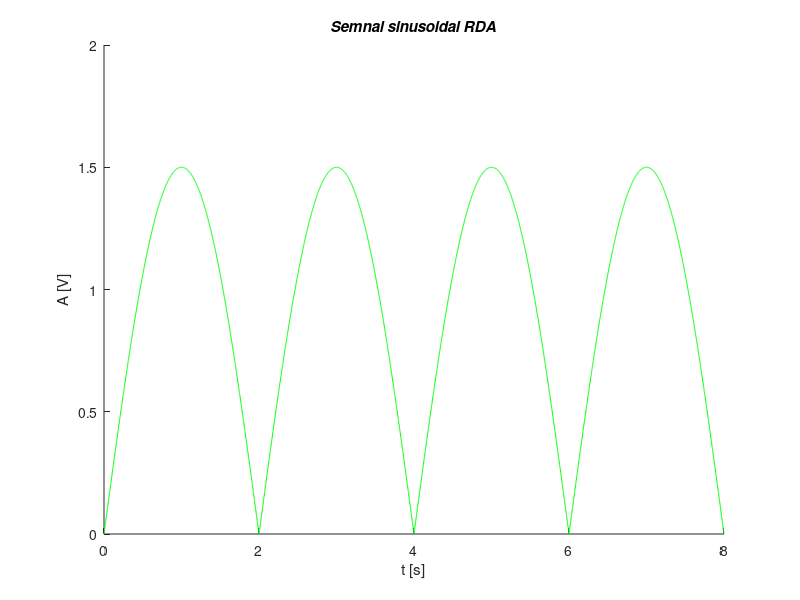
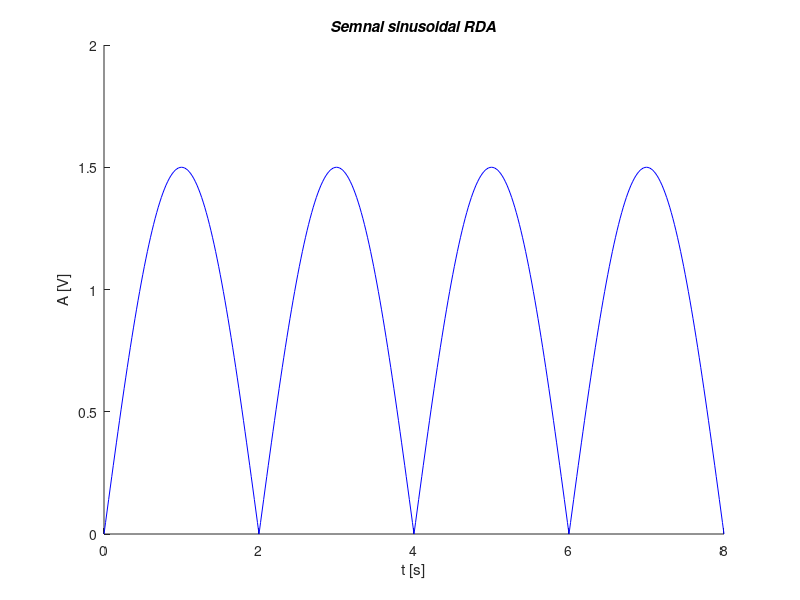
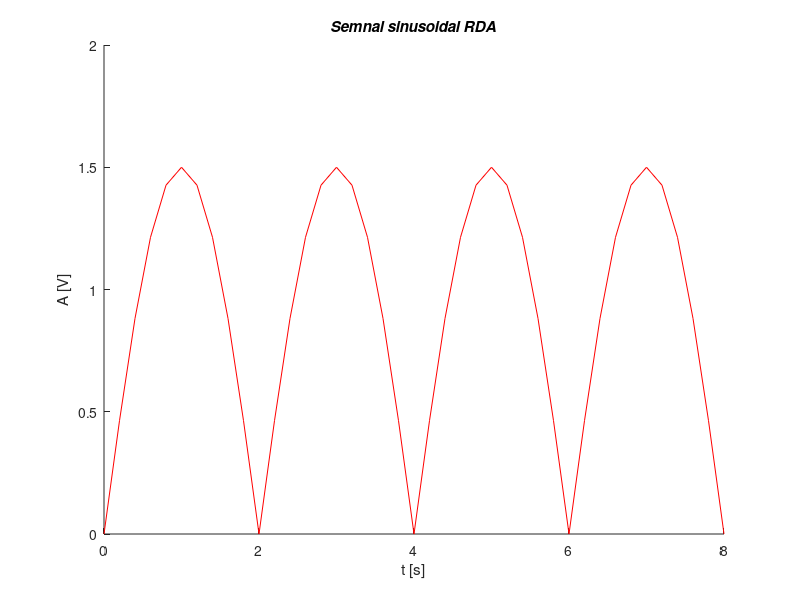

The MATLAB source for these figures, in order:
%Se va genera un semnal
%cu rezolutie temporara de 2ms, 20ms 200ms pentru un semnal continuu de tipul:  



%Semnal sinusoidal RDA cu rezolutia temporala 2ms 

t = 0:0.002:8;
x=1.5*abs( sin(2*pi*t*1/4) );
figure(1)
hold on
plot(t, x, 'g' );
title('Semnal sinusoidal RDA','FontAngle','italic')
xlabel('t [s]')
ylabel('A [V]')


%Semnal sinusoidal RDA cu rezolutia temporala 20ms 

t = 0:0.02:8;
x=1.5*abs( sin(2*pi*t*1/4) );
figure(2)
hold on
plot(t, x, 'b' );
title('Semnal sinusoidal RDA','FontAngle','italic')
xlabel('t [s]')
ylabel('A [V]')


%Semnal sinusoidal RDA cu rezolutia temporala 200ms 

t = 0:0.2:8;
x=1.5*abs( sin(2*pi*t*1/4) );
figure(3)
hold on
plot(t, x, 'r' );
title('Semnal sinusoidal RDA','FontAngle','italic')
xlabel('t [s]')
ylabel('A [V]')